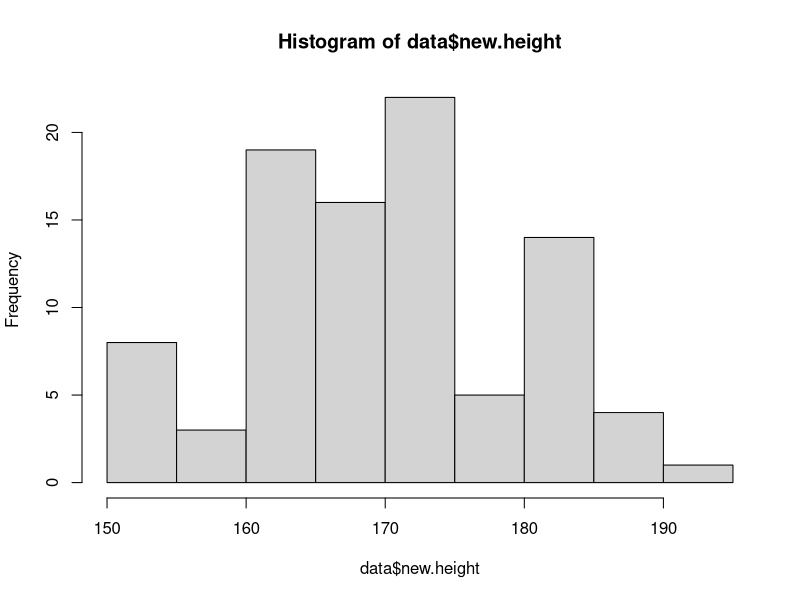
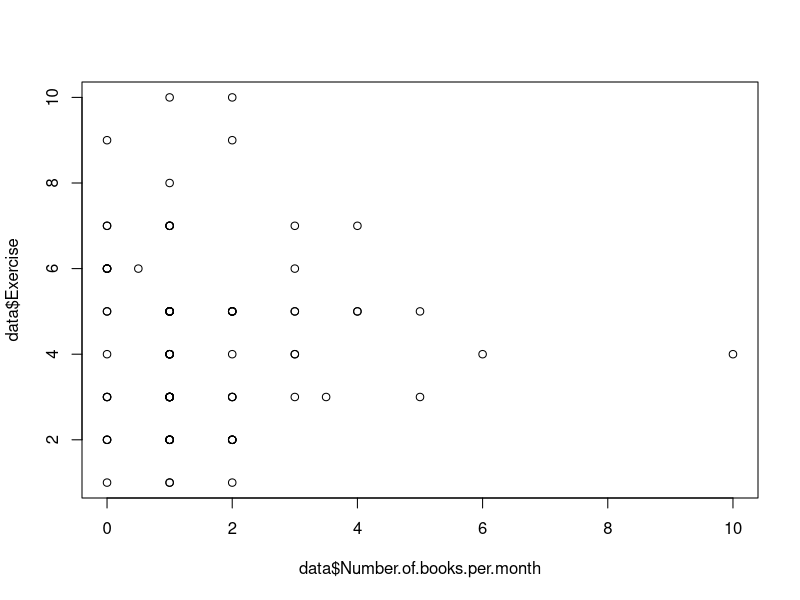
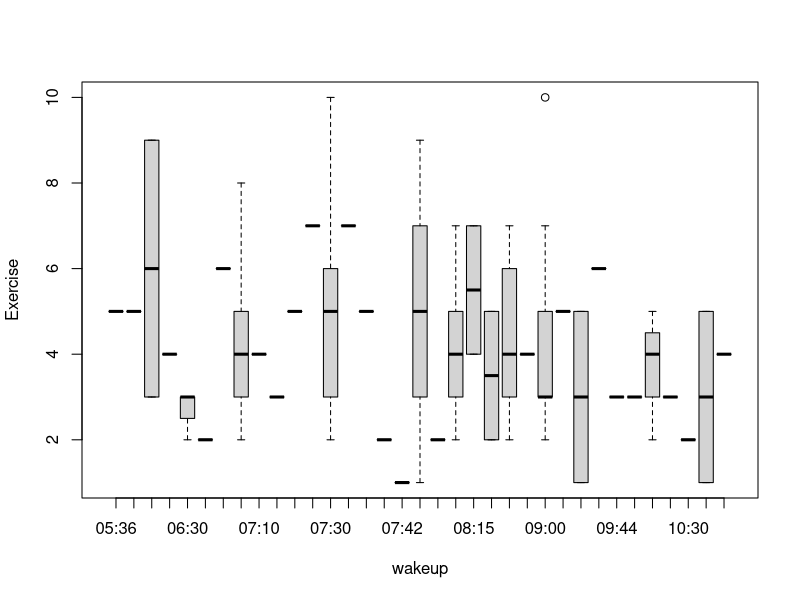
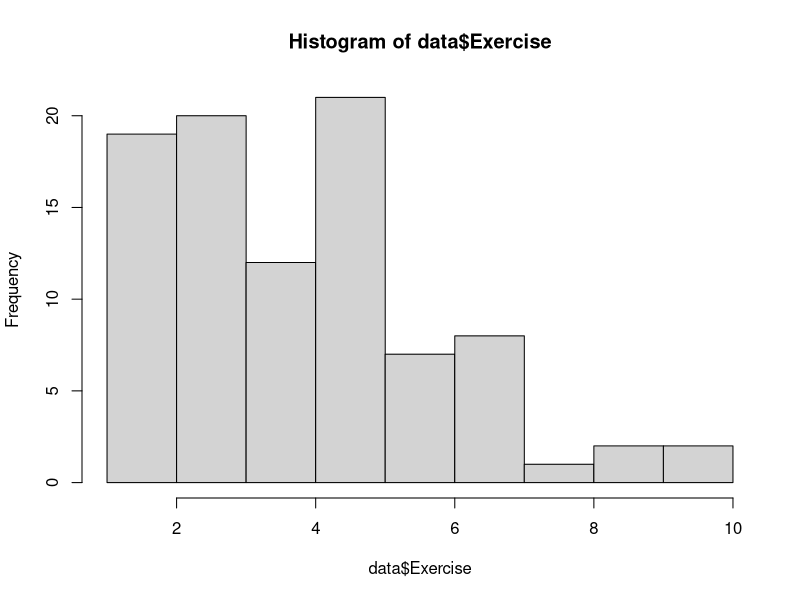
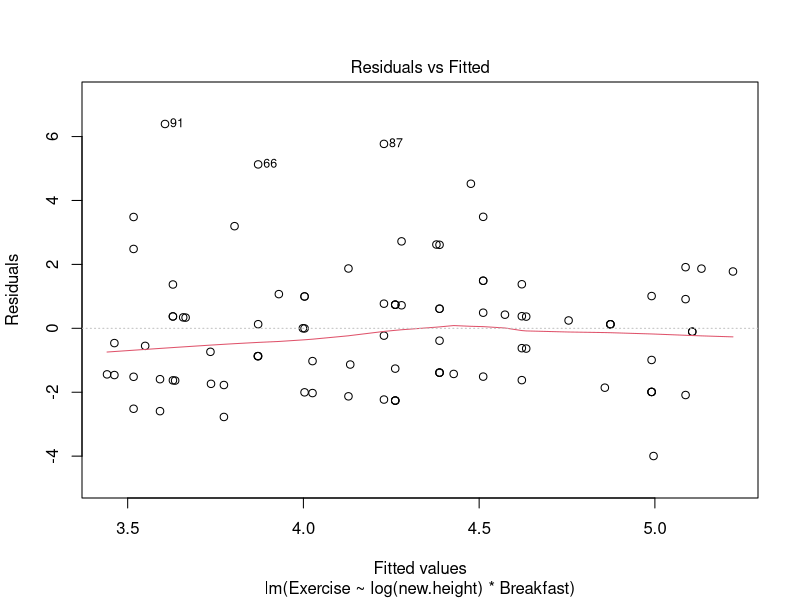
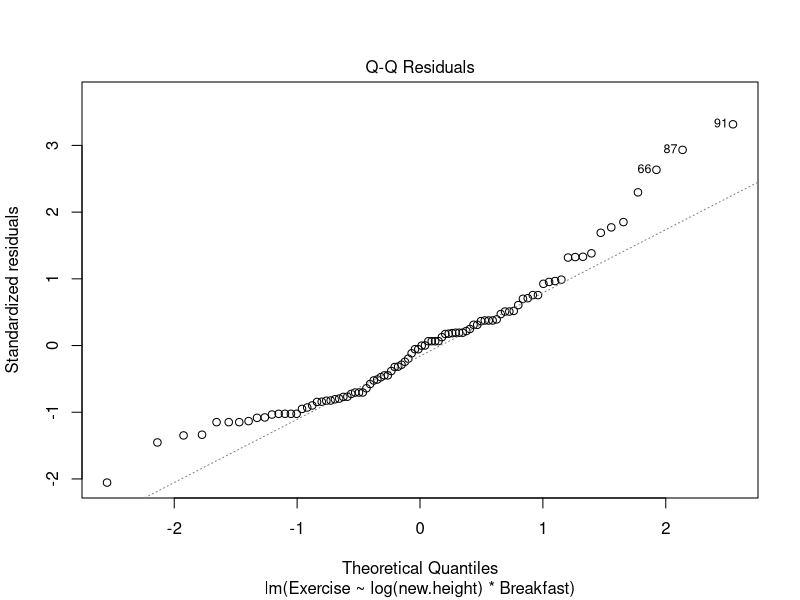
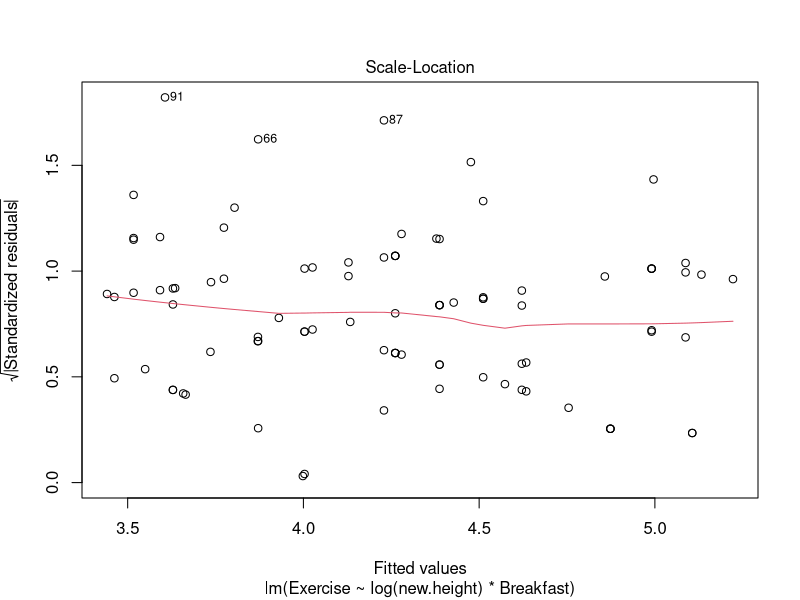
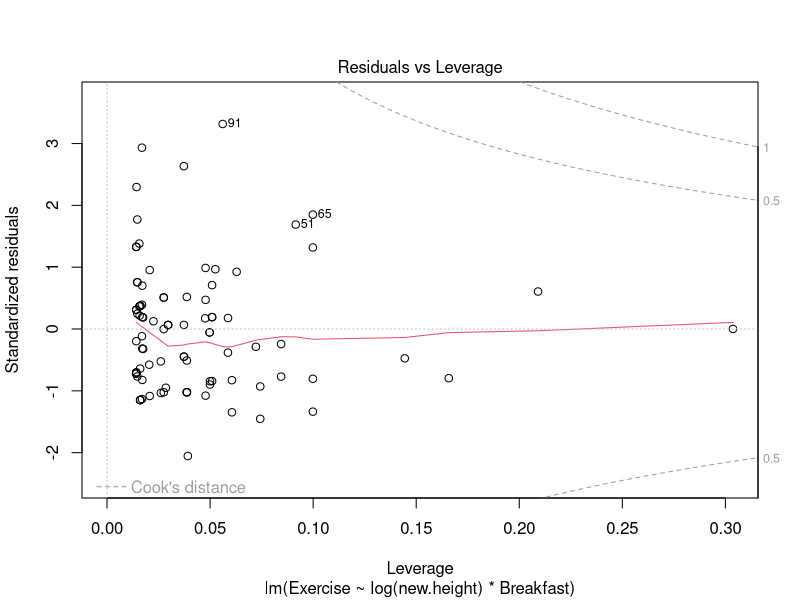

Generate these figures, in order, with R: (Note: this script raises an error after producing the figures.)
## ---- chunk 1
setwd("/Users/carlaleone/Desktop/Exeter/Problem Sheet")
data <- read.table("BIOM4025_data_2024.csv", header=TRUE, sep = ",", 
                      stringsAsFactors = FALSE)
head(data)
## ---- chunk 2
# if we want to use height, need to convert it into cm 
height_to_cm <- function(height) {
  sapply(height, function(h) {
    if (grepl("cm", h)) { # If the value is already in cm convert it to numeric format
      as.numeric(gsub("cm", "", h))
    } else if (grepl("m",h)) {
      m<- as.numeric(gsub("m.*", "", h))
      (m*100)
    } # convert the values that are in m
    else if (grepl("ft", h)) {
      # If the value is in feet and inches
      ft <- as.numeric(gsub("ft.*", "", h)) # identify ft
      in_val <- as.numeric(gsub(".*ft |in", "", h)) # identify in
      (ft * 30.48) + (in_val * 2.54) # Convert ft and in to cm
    } else {
      NA 
    }
  })
}

data$new.height<- height_to_cm(data$Height)
hist(data$new.height)

# add other columns
data$age<- 2024 -  data$Year.of.birth # age of individual
data$avg.commute<- (data$Commute.today + data$Commute.yesterday)/ 2 #average commute of individual
data$siblings<- ifelse(data$Brothers > 0 | data$Sisters > 0, "Yes", "No") # does the individual have siblings?
data$n.siblings<- as.numeric(data$Brothers + data$Sisters) #how many siblings?
data$Number.of.books.per.month<- as.numeric(data$Number.of.books.per.month)
data$wakeup<- format(strptime(data$Waking.up.time, format = "%H:%M"), "%H:%M")
View(data)
class(data$wakeup)
data$wakeup2<- as.numeric(data$wakeup)
data$wakeup2<- ifelse(data$wakeup > 07:30 | data$wakeup < 07:30, "Late", "Early") 

plot(data$Exercise~data$Number.of.books.per.month)
table(data$siblings) #very few people without siblings
aggregate(data$new.height, by=list(data$siblings), mean, na.rm =T)

boxplot(Exercise ~ wakeup, data= data)
## ---- chunk 3
lm1<- lm(Exercise~wakeup, data = data) #most basic lm
summary(lm1)
lm2<- lm(Exercise ~ log(new.height)*Breakfast, data = data) #includes sibling interaction
summary(lm2)
anova(lm1,lm2) # there is not really a significant difference between the models
AIC(lm1, lm2)

hist(data$Exercise)
plot(lm2)
# plots all look very good in terms of normality of residuals and heteroscedasticity. 
## ---- chunk 4
# BOXCOX Transforation
library(MASS)
bc <- boxcox(lm(data$Exercise ~ 1), plotit = FALSE)
lambda <- bc$x[which.max(bc$y)]
lambda
#0.3 
data$bc.exercise <- (data$Exercise^lambda - 1) / lambda # APPLY this transformation using lambda to each number of fam

hist(data$new.height)
# plot
par(mfrow=c(1,2))
hist(data$bc.exercise)
qqnorm(data$bc.exercise)
qqline(data$bc.exercise)
## ---- chunk 5
model1<- glm(Exercise ~ n_siblings*Breakfast,family=poisson, data = data)
summary(model1)

model2<- glm(Exercise ~ n_siblings+ Breakfast,family=poisson, data = data)
summary(model2)

exercise_fitted<- predict(model1)
plot(Exercise ~ n_siblings, data, cex.lab=1.2, col="grey", font.lab=2, pch=19, 
     xlab="Number of Siblings", ylab="Exercise")
lines(exercise_fitted[order(data$Exercise)] ~ sort(data$Exercise))
## ---- chunk 6
par(mfrow=c(2,2))
plot(model1)
## ---- chunk 7
plot(psr ~ log.fam, data=t.data, pch=NA, xlab="log(FAM)", ylab="parasite species richness")
points(psr ~ log.fam, data=t.data[t.data$status=="S", ], pch=19, col="grey70") 
points(psr ~ log.fam, data=t.data[t.data$status=="D", ], pch=19, col="grey30")
lines(psr.predicted[order(t.data$log.fam)] ~ sort(t.data$log.fam))
legend(x="topleft", legend=c("D", "S"), pch=19, lty = 1, col=c("grey30", "grey70"), title="social status", cex=0.7)
